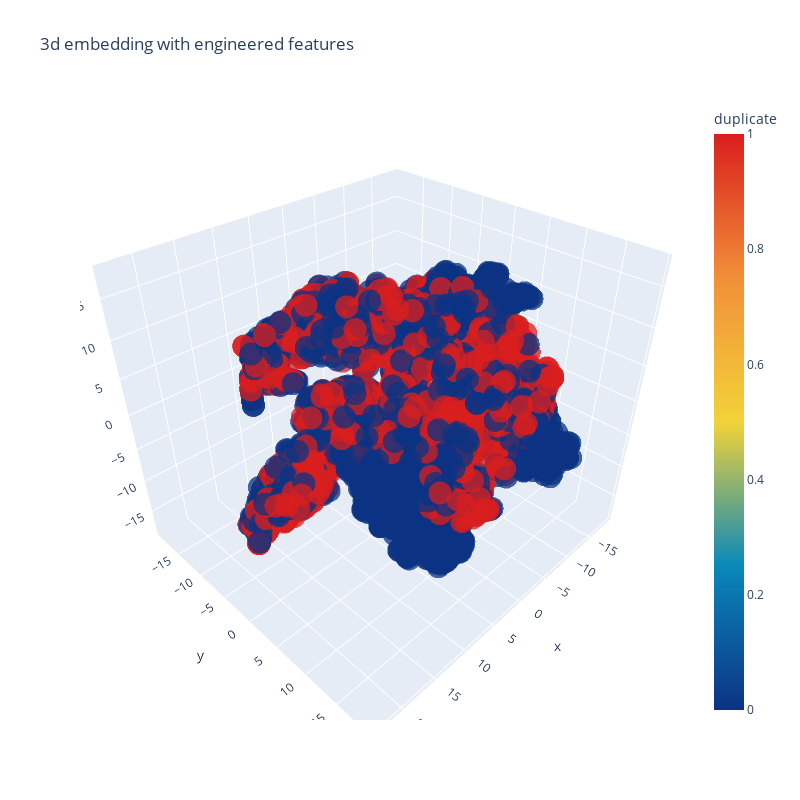

Notebook cell for this chart:
### Code cell
trace1 = go.Scatter3d(
    x=tsne3d[:,0],
    y=tsne3d[:,1],
    z=tsne3d[:,2],
    mode='markers',
    marker=dict(
        sizemode='diameter',
        color = y,
        colorscale = 'Portland',
        colorbar = dict(title = 'duplicate'),
        line=dict(color='rgb(255, 255, 255)'),
        opacity=0.75
    )
)

data=[trace1]
layout=dict(height=800, width=800, title='3d embedding with engineered features')
fig=dict(data=data, layout=layout)
py.iplot(fig, filename='3DBubble')

### Figure 1 — Plotly figure (JSON) as saved in the notebook; plotly's stock layout.template omitted (floating-point values rounded to 4 significant figures; data arrays with more than 128 entries replaced by an {"elided": "..."} marker saying what was removed)
{"data": [{"marker": {"color": {"elided": "5000 int values"}, "colorbar": {"title": {"text": "duplicate"}}, "colorscale": [[0, "rgb(12,51,131)"], [0.25, "rgb(10,136,186)"], [0.5, "rgb(242,211,56)"], [0.75, "rgb(242,143,56)"], [1, "rgb(217,30,30)"]], "line": {"color": "rgb(255, 255, 255)"}, "opacity": 0.75, "sizemode": "diameter"}, "mode": "markers", "x": {"elided": "5000 float values"}, "y": {"elided": "5000 float values"}, "z": {"elided": "5000 float values"}, "type": "scatter3d"}], "layout": {"height": 800, "title": {"text": "3d embedding with engineered features"}, "width": 800}}
